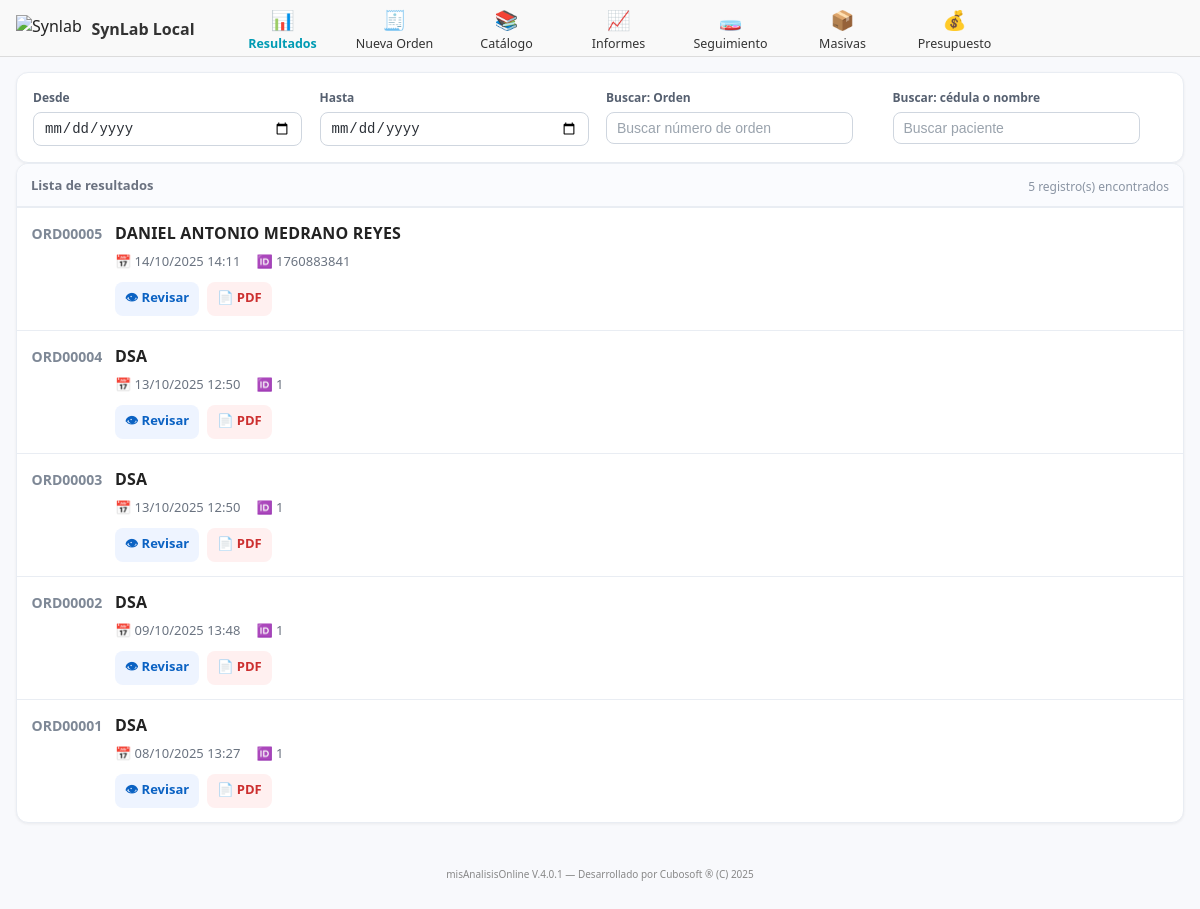
The app's page /ordenes/ (signed in) with its own data.
### laboratorio/models.py (models this page shows, shortened)
class Orden(models.Model):
    paciente = models.ForeignKey(Paciente, on_delete=models.CASCADE)
    numero_orden = models.CharField(max_length=20, unique=True)
    fecha = models.DateTimeField(auto_now_add=True)
    medico = models.CharField(max_length=150, blank=True, null=True)
    tipo = models.CharField(max_length=20, choices=[('Rutina', 'Rutina'), ('Urgente', 'Urgente')], default='Rutina')
    estado = models.CharField(max_length=20, choices=[
        ('Pendiente', 'Pendiente'),
        ('En proceso', 'En proceso'),
        ('Validado', 'Validado'),
    ], default='Pendiente')
    total = models.DecimalField(max_digits=10, decimal_places=2, default=0.00)
    observaciones = models.TextField(blank=True, null=True)
    equipo = models.ForeignKey(Equipo, on_delete=models.SET_NULL, null=True, blank=True)
    creado_en = models.DateTimeField(auto_now_add=True)
    actualizado_en = models.DateTimeField(auto_now=True)
    creado_por = models.ForeignKey(User, related_name='orden_creado_por', on_delete=models.SET_NULL, null=True, blank=True)
    modificado_por = models.ForeignKey(User, related_name='orden_modificado_por', on_delete=models.SET_NULL, null=True, blank=True)

class Paciente(models.Model):
    documento_identidad = models.CharField(max_length=20, unique=True)
    nombre_completo = models.CharField(max_length=150)
    sexo = models.CharField(max_length=10, choices=[('M', 'Masculino'), ('F', 'Femenino')])
    fecha_nacimiento = models.DateField(null=True, blank=True)
    telefono = models.CharField(max_length=20, blank=True, null=True)
    email = models.EmailField(blank=True, null=True)
    direccion = models.TextField(blank=True, null=True)
    numero_registro = models.PositiveIntegerField(unique=True, editable=False, null=True, blank=True)
    creado_en = models.DateTimeField(auto_now_add=True)
    actualizado_en = models.DateTimeField(auto_now=True)
    creado_por = models.ForeignKey(User, related_name='paciente_creado_por', on_delete=models.SET_NULL, null=True, blank=True)
    modificado_por = models.ForeignKey(User, related_name='paciente_modificado_por', on_delete=models.SET_NULL, null=True, blank=True)

### laboratorio/views.py (the view)
# urls.py: path('ordenes/', views.lista_ordenes, name='lista_ordenes'),
@login_required
def lista_ordenes(request):
    query = request.GET.get('q', '')
    ordenes = Orden.objects.all().order_by('-fecha')
    if query:
        ordenes = ordenes.filter(paciente__nombre_completo__icontains=query) | ordenes.filter(numero_orden__icontains=query)
    return render(request, 'laboratorio/lista_ordenes.html', {'ordenes': ordenes, 'query': query})

### laboratorio/templates/laboratorio/lista_ordenes.html (shortened to what this page needs)
{% extends "base.html" %}
{% block content %}
<div class="card filtros">
  <div class="card-body">
    <div class="grid">
      <div class="col-3"><label class="label">Desde</label><input type="date" class="input"/></div>
      <div class="col-3"><label class="label">Hasta</label><input type="date" class="input"/></div>
      <div class="col-3"><label class="label">Buscar: Orden</label><input type="search" class="input" placeholder="Buscar número de orden"/></div>
      <div class="col-3"><label class="label">Buscar: cédula o nombre</label><input type="search" class="input" placeholder="Buscar paciente"/></div>
    </div>
  </div>
</div>
<div id="ordenContainer" class="card lista">
  <div class="list-head">
    <span class="list-title">Lista de resultados</span>
    <div class="list-right">
      <span class="list-count">{{ ordenes.count }} registro(s) encontrados</span>
    </div>
  </div>
  <div id="ordenList" class="list-body">
    {% for orden in ordenes %}
    <div class="item">
      <div class="indice">{{ orden.numero_orden }}</div>
      <div class="item-body">
        <div class="nombre">{{ orden.paciente.nombre_completo }}</div>
        <div class="row-meta">
          <div class="meta">📅 {{ orden.fecha|date:"d/m/Y H:i" }}</div>
          <div class="meta">🆔 {{ orden.paciente.documento_identidad }}</div>
        </div>
        <div class="acciones">
          <a href="{% url 'detalle_orden' orden.id %}" class="action revisar">👁 Revisar</a>
          <a href="{% url 'orden_pdf' orden.id %}" class="action pdf">📄 PDF</a>
        </div>
      </div>
    </div>
    {% empty %}
    <p class="text-center py-4 text-muted">No hay órdenes registradas.</p>
    {% endfor %}
  </div>
</div>
{% endblock %}

### laboratorio/static/laboratorio/CSS/estilo_ordenes.css (style rules this page uses)
:root { --bg:#f6f7fb; --card:#ffffff; --line:#e9edf3; --text:#2a2f36; --muted:#6a7380; --primary:#0b62c3; --primary-tint:#e8f2ff; --secondary:#5e6b7c; --secondary-tint:#eef2f6; --info:#7d8793; --shadow:0 1px 3px rgba(0,0,0,.06); --radius:12px; }
body { margin:0; background:var(--bg); color:var(--text); font-family:-apple-system,"Segoe UI",Roboto,Inter,Arial,sans-serif; }
.card { background:var(--card);border-radius:var(--radius);box-shadow:var(--shadow);border:1px solid var(--line); }
.card-body { padding:16px; }
.grid { display:grid;grid-template-columns:repeat(12,1fr);gap:12px; }
.col-3 { grid-column:span 3; }
.label { display:block;font-size:12px;font-weight:600;color:#566070;margin-bottom:6px; }
.input { width:90%;border:1px solid #cfd6df;border-radius:8px;padding:7px 10px;font-size:14px;color:var(--text); }
.input::placeholder { color:#9aa3ad; }
.list-head { display:flex;justify-content:space-between;align-items:center;padding:10px 14px;border-bottom:1px solid var(--line);background:#fafbfe;border-radius:var(--radius) var(--radius) 0 0; }
.list-title { font-size:13px;font-weight:600;color:#6b7280; }
.list-count { font-size:12px;color:#8a94a3; }
.item { display:grid;grid-template-columns:72px 1fr;gap:12px;padding:14px;border-top:1px solid var(--line); }
.indice { display:flex;align-items:flex-start;justify-content:center;color:#7e8896;font-weight:700;font-size:14px;padding-top:2px; }
.item-body { display:flex;flex-direction:column;gap:8px; }
.nombre { font-weight:700;text-transform:uppercase;letter-spacing:.2px; }
.row-meta { display:flex;flex-wrap:wrap;gap:16px;align-items:center;color:var(--muted);font-size:13px; }
.meta { display:flex;align-items:center;gap:6px; }
.acciones { display:flex;flex-wrap:wrap;gap:8px;margin-top:4px; }
.action { padding:6px 10px;border-radius:8px;font-size:13px;text-decoration:none;font-weight:600; }
.revisar { color:#0b62c3;background:#eef4ff; }
.pdf { color:#cc2f2f;background:#fff0f0; }

### laboratorio/templates/base.html (style rules this page uses)
body { background-color:#f8f9fc;font-family:'Segoe UI',sans-serif; color:#222;margin:0;padding-top:72px; }

### records on screen
Orden: numero_orden "ORD00005", paciente.nombre_completo "DANIEL ANTONIO MEDRANO REYES", fecha "14/10/2025 14:11", paciente.documento_identidad "1760883841"
Orden: numero_orden "ORD00004", paciente.nombre_completo "DSA", fecha "13/10/2025 12:50", paciente.documento_identidad "1"
Orden: numero_orden "ORD00003", paciente.nombre_completo "DSA", fecha "13/10/2025 12:50", paciente.documento_identidad "1"
Orden: numero_orden "ORD00002", paciente.nombre_completo "DSA", fecha "09/10/2025 13:48", paciente.documento_identidad "1"
Orden: numero_orden "ORD00001", paciente.nombre_completo "DSA", fecha "08/10/2025 13:27", paciente.documento_identidad "1"

### other values on screen
{{ ordenes.count }} "5"
